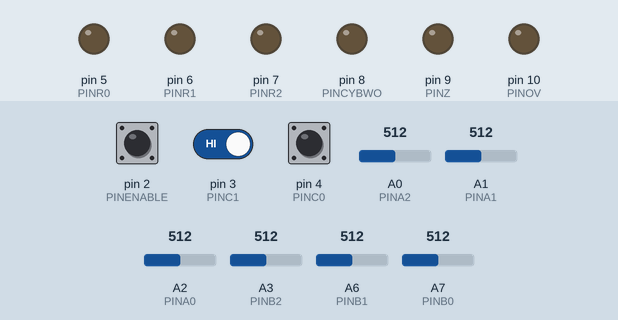
Recording of a sketch running on a simulated Arduino Nano, built with avr-gcc and run on an emulated ATmega328P. Parts: output pins drawn as LEDs (lit = HIGH). The inputs (shaded band) are chosen by the test bench; at power-on: pin 2 (PINENABLE) HIGH, pin 3 (PINC1) HIGH, A0 (PINA2) = 512, A1 (PINA1) = 512, pin 4 (PINC0) HIGH, A2 (PINA0) = 512, A3 (PINB2) = 512, A6 (PINB1) = 512, A7 (PINB0) = 512.

Above: at 1.2 s.
1.3 s: pin 2 (PINENABLE) pulled LOW for 0.15 s
At 1.37 s:
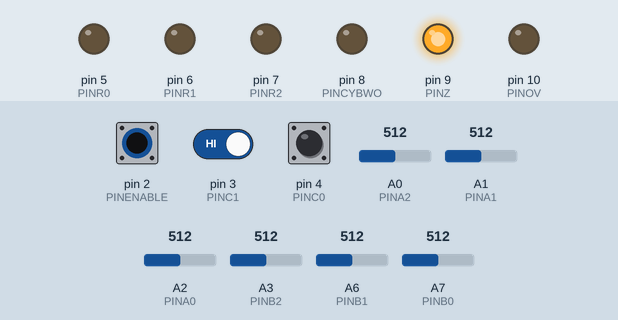
2.9 s: pin 2 (PINENABLE) pulled LOW for 3.2 s
At 6.8 s:
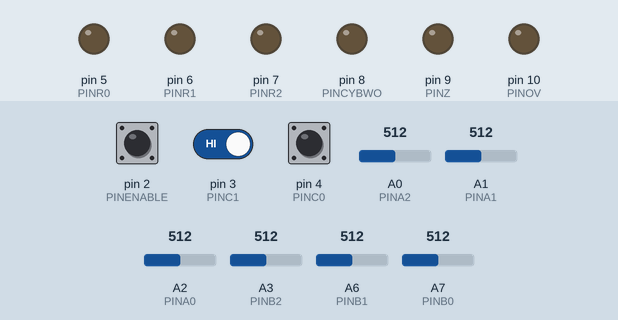
7.6 s: pin 2 (PINENABLE) driven LOW and pin 3 (PINC1) driven LOW
At 8.0 s:
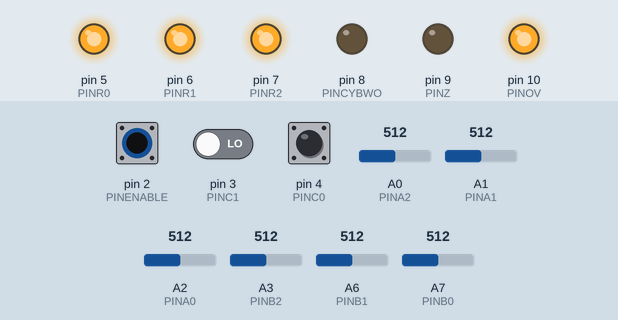
9.1 s: A0 (PINA2) set to 109
10.6 s: A0 (PINA2) set to 95
At 11.5 s:
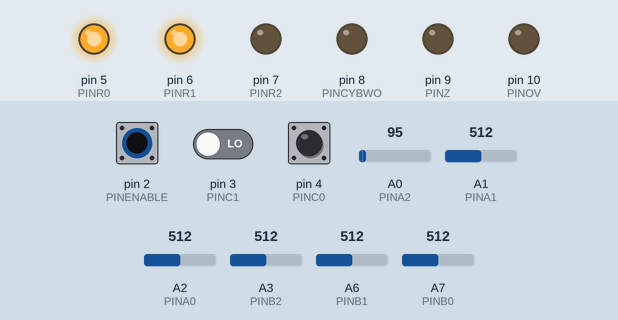
12.1 s: A1 (PINA1) set to 107
13.6 s: A1 (PINA1) set to 91
At 15.0 s:
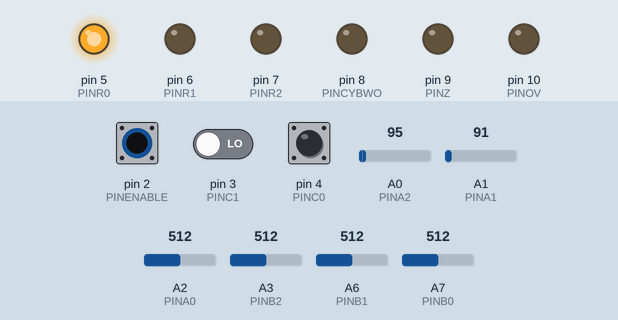
Timing chart, 0 to 16.1 s (numbered marks = the images above; inputs shaded):
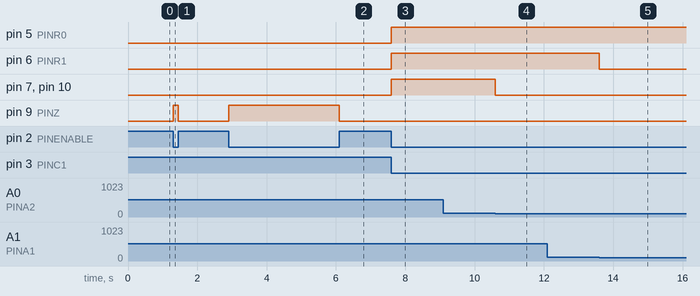

The sketch:

ALU.ino
```cpp
// INPUT PINS
#define PINA2 A0
#define PINA1 A1
#define PINA0 A2
#define PINB2 A3
#define PINB1 A6
#define PINB0 A7
#define PINENABLE 2
#define PINC0 4
#define PINC1 3

// OUTPUT PINS
#define PINR2 7
#define PINR1 6
#define PINR0 5
#define PINCYBWO 8
#define PINZ 9
#define PINOV 10

void setup() {

  pinMode(PINA2, INPUT_PULLUP);
  pinMode(PINA1, INPUT_PULLUP);
  pinMode(PINA0, INPUT_PULLUP);
  pinMode(PINB2, INPUT_PULLUP);
  pinMode(PINB1, INPUT_PULLUP);
  pinMode(PINB0, INPUT_PULLUP);
  pinMode(PINENABLE, INPUT_PULLUP);
  pinMode(PINC0, INPUT_PULLUP);
  pinMode(PINC1, INPUT_PULLUP);

  pinMode(PINR2, OUTPUT);
  pinMode(PINR1, OUTPUT);
  pinMode(PINR0, OUTPUT);
  pinMode(PINCYBWO, OUTPUT);
  pinMode(PINZ, OUTPUT);
  pinMode(PINOV, OUTPUT);

}

void loop() {

  // X0, X1, X2
  bool VAL_A[3] = {readAnalogPin(PINA0), readAnalogPin(PINA1), readAnalogPin(PINA2)};
  bool VAL_B[3] = {readAnalogPin(PINB0), readAnalogPin(PINB1), readAnalogPin(PINB2)};
  bool VAL_C[2] = {!digitalRead(PINC0), !digitalRead(PINC1)};
  bool VAL_E = !digitalRead(PINENABLE);

  bool VAL_R[3];
  bool VAL_CYBWO, VAL_Z, VAL_OV;

  ALU(VAL_A, VAL_B, VAL_C, VAL_E, VAL_R, &VAL_CYBWO, &VAL_Z, &VAL_OV);

}

void ALU(bool VAL_A[], bool VAL_B[], bool VAL_C[], bool VAL_E,
         bool VAL_R[], bool *VAL_CYBWO, bool *VAL_Z, bool *VAL_OV) {

  bool SUM_S[3] = {0, 0, 0}, SUB_S[3], NOR_S[] = {0, 0, 0}, NAND_S[] = {0, 0, 0};
  bool CyOut, BwOut;

  threeBitAdder(VAL_A, VAL_B, SUM_S, &CyOut);
  threeBitSubtractor(VAL_A, VAL_B, SUB_S, &BwOut);
  NOR(VAL_A, VAL_B, NOR_S);
  NAND(VAL_A, VAL_B, NAND_S);

  VAL_R[0] = MUX_4X1(SUM_S[0], SUB_S[0], NOR_S[0], NAND_S[0], VAL_C[0], VAL_C[1]);
  VAL_R[1] = MUX_4X1(SUM_S[1], SUB_S[1], NOR_S[1], NAND_S[1], VAL_C[0], VAL_C[1]);
  VAL_R[2] = MUX_4X1(SUM_S[2], SUB_S[2], NOR_S[2], NAND_S[2], VAL_C[0], VAL_C[1]);

  flags(VAL_R, VAL_A[2], VAL_B[2], VAL_C[0], CyOut, BwOut, VAL_CYBWO, VAL_OV, VAL_Z);

  enableMUX(VAL_R, VAL_CYBWO, VAL_OV, VAL_Z, VAL_E);

  outputLEDS(VAL_R, *VAL_CYBWO, *VAL_OV, *VAL_Z);
}

void fullAdder(bool A, bool B, bool *S, bool *C) {
  *S = A ^ B ^ *C;
  *C = (A & B) | (A & *C) | (B & *C);
}

void threeBitAdder(bool A[], bool B[], bool S[], bool *CyOut) {

  bool carry = false;

  for(int i = 0; i < 3; i++) {
    fullAdder(A[i], B[i], &S[i], &carry);
  }

  *CyOut = carry;

}

void fullSubtractor(bool A, bool B, bool *S, bool *Bw) {
  bool Bwi = *Bw;
  *S = A ^ B ^ *Bw;
  *Bw = (!A & B) | (!A & Bwi) | (B & Bwi);
}

void threeBitSubtractor(bool A[], bool B[], bool S[], bool *BwOut) {
  bool borrow = false;

  for(int i = 0; i < 3; i++) {
    fullSubtractor(A[i], B[i], &S[i], &borrow);
  }

  *BwOut = borrow;
}

void NOR(bool A[], bool B[], bool S[]) {
  for(int i = 0; i < 3; i++) {
    S[i] = !(A[i] | B[i]);
  }
}

void NAND(bool A[], bool B[], bool S[]) {
  for(int i = 0; i < 3; i++) {
    S[i] = !(A[i] & B[i]);
  }
}

bool MUX_4X1(bool A, bool B, bool C, bool D, bool C0, bool C1) {
  return (A & !C0 & !C1) | (B & C0 & !C1) | (C & !C0 & C1) | (D & C0 & C1);
}

void flags(bool R[], bool VAL_A2, bool VAL_B2, bool VAL_C0, bool CyOut, bool BwOut, bool *CyBwo, bool *Ov, bool *Z) {
  *CyBwo = !VAL_C0 & CyOut | VAL_C0 & BwOut;
  *Ov = (!VAL_A2 & !VAL_B2 & R[2]) | (VAL_A2 & VAL_B2 & !R[2]);
  *Z = !R[0] & !R[1] & !R[2];
}

bool readAnalogPin(byte pin) {
  return analogRead(pin) < 100;
}

void enableMUX(bool R[], bool *CyBwo, bool *Ov, bool *Z, bool E) {
  R[0] = R[0] & E;
  R[1] = R[1] & E;
  R[2] = R[2] & E;
  *CyBwo = *CyBwo & E;
  *Z = *Z & E;
  *Ov = *Ov & E;
}

void outputLEDS(bool R[], bool CyBwo, bool Ov, bool Z) {
  digitalWrite(PINR0, R[0]);
  digitalWrite(PINR1, R[1]);
  digitalWrite(PINR2, R[2]);
  digitalWrite(PINCYBWO, CyBwo);
  digitalWrite(PINOV, Ov);
  digitalWrite(PINZ, Z);
}
```

Measured:
- the behaviour switches between 100 and 99 on A0 (PINA2) (found by bisection; images 3 and 4)
- the behaviour switches between 100 and 99 on A1 (PINA1) (found by bisection; images 4 and 5)
- after the input at 1.3 s, pin 9 (PINZ): LOW → HIGH at once, → LOW 0.15 s later
- after the input at 2.9 s, pin 9 (PINZ): LOW → HIGH at once, → LOW 3.2 s later
- after the input at 7.6 s, pin 5 (PINR0), pin 6 (PINR1), pin 7 (PINR2), pin 10 (PINOV): LOW → HIGH at once
- after the input at 9.1 s, every drawn part: stays the same
- after the input at 10.6 s, pin 7 (PINR2), pin 10 (PINOV): HIGH → LOW at once
- after the input at 12.1 s, every drawn part: stays the same
- after the input at 13.6 s, pin 6 (PINR1): HIGH → LOW at once
